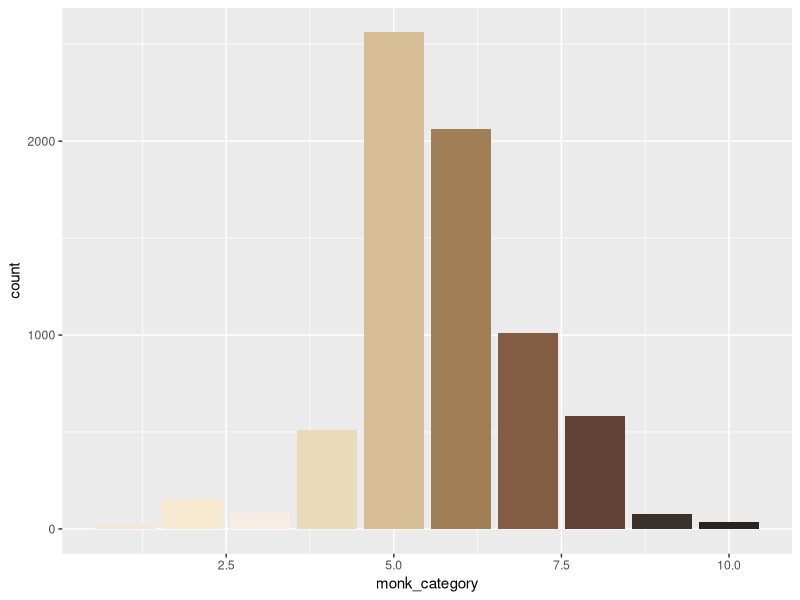
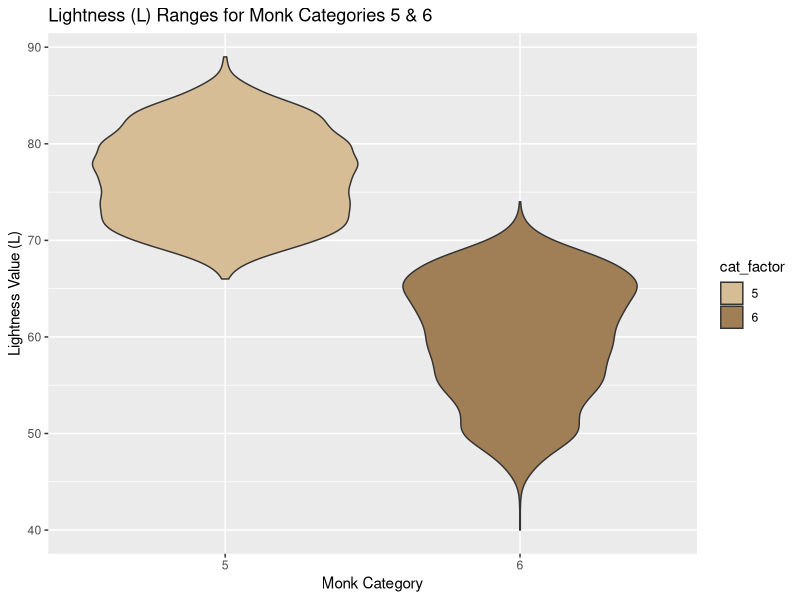
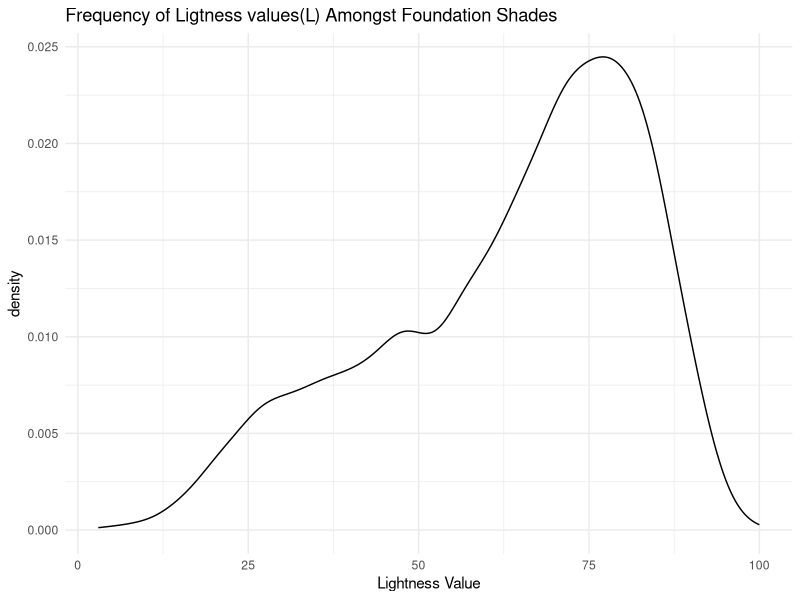
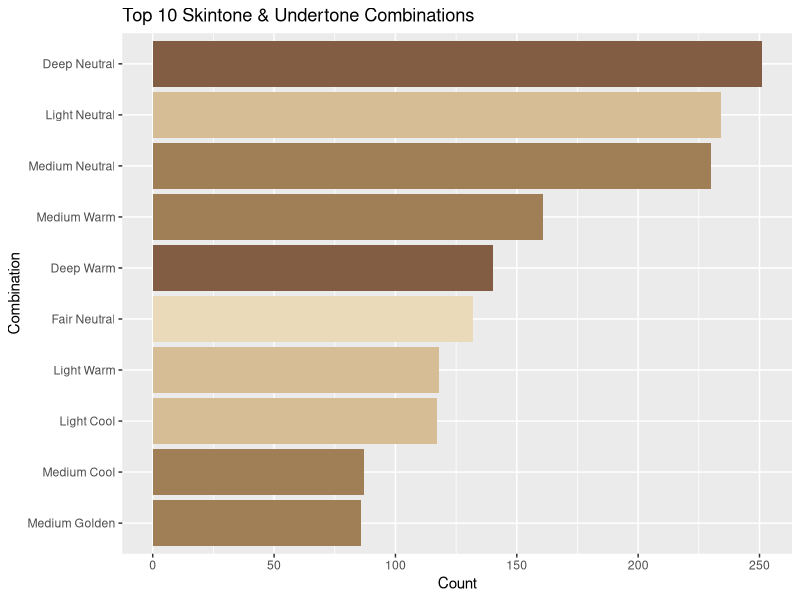
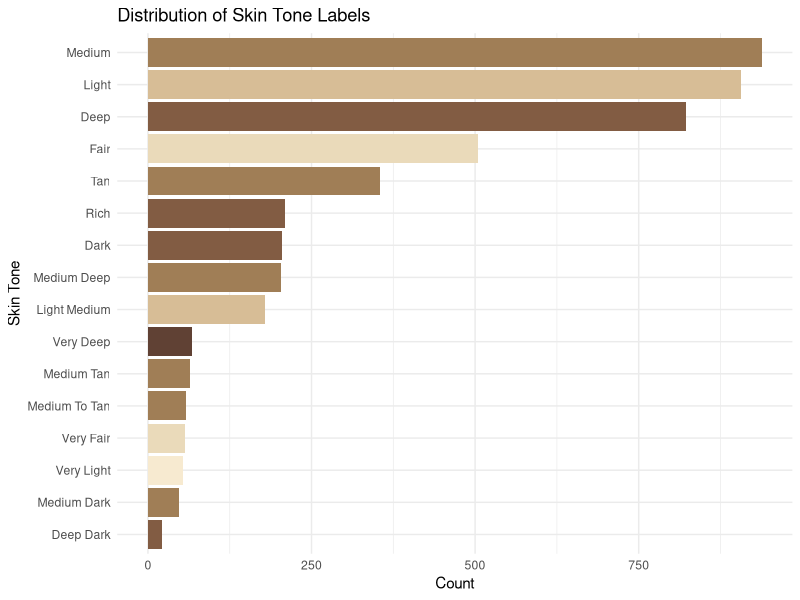
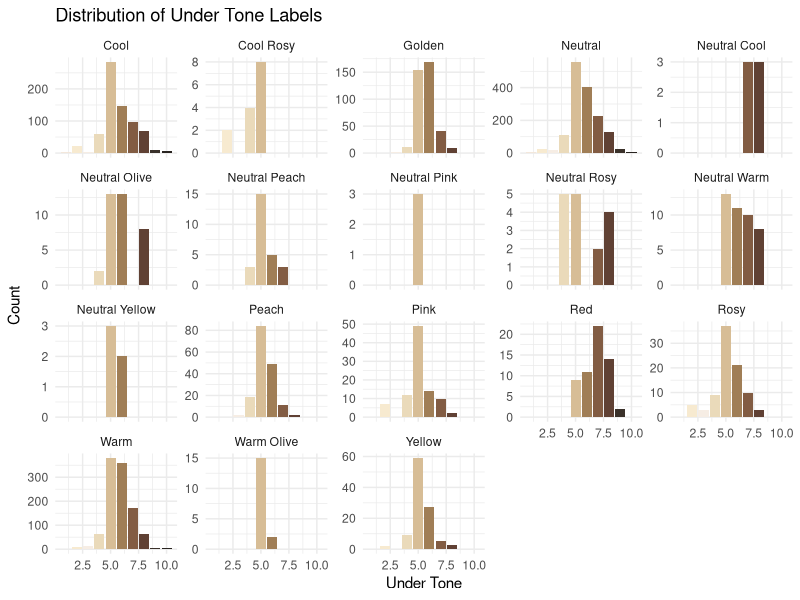
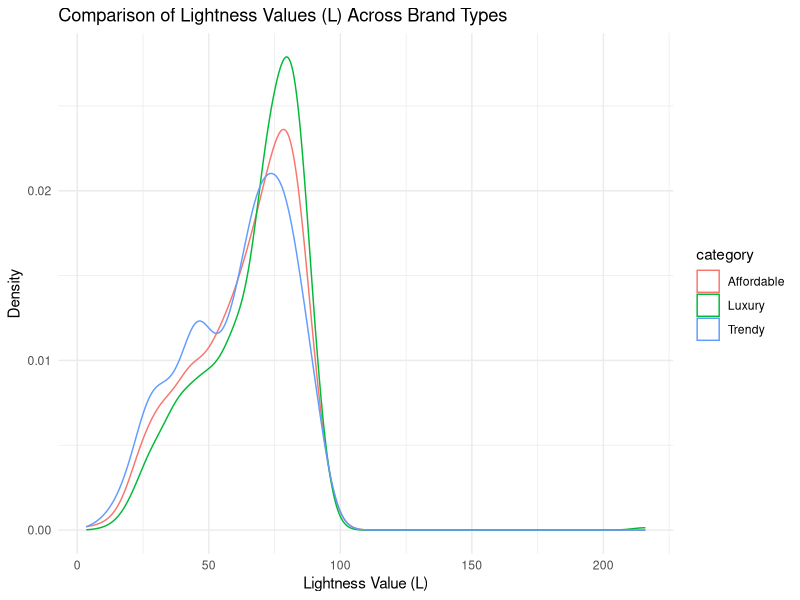
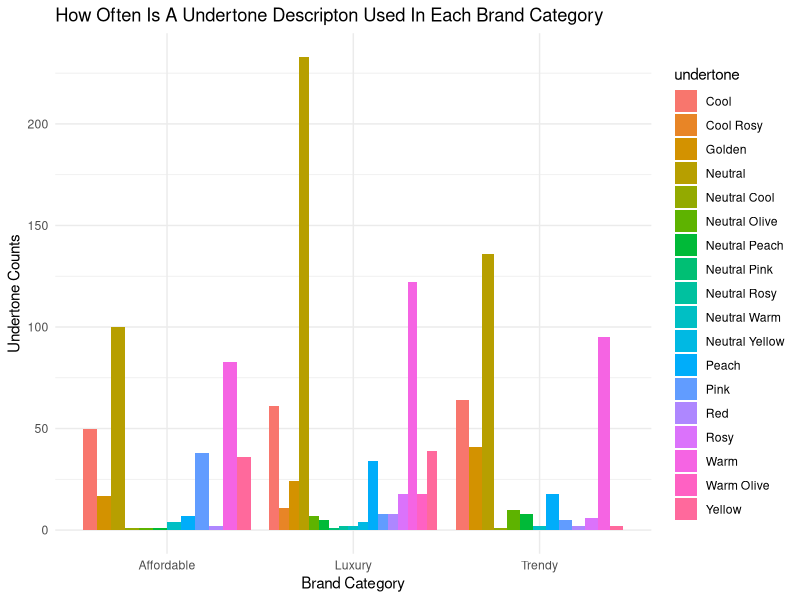

Generate these figures, in order, with R:
## ---- chunk 1
knitr::opts_chunk$set(echo = TRUE)
library(tidyverse)
## ---- chunk 2
shades<- read.csv('shades.csv')
glimpse(shades)
## ---- chunk 3
regex1 <- "^(\\S+)\\s+(?:-\\s+)?(.+)$" # regex to extract the first part of shade name
regex2 <- "^([A-Z0-9]+?)([A-Z][a-z]+|[A-Z]{2,})$" #extracts the second part of shade name

undertone_pattern <- "(?i)(neutral pink| neutral cool|neutral rosy|neutral peach|neutral warm|neutral yellow|
olive|peach|warm|neutral|cool|pink|rosy|yellow|golden|red)" #maapping for undertones

skintone_pattern <- "(?i)(deep dark|medium to tan|very light|very deep|medium rich|medium tan|
                    medium light|medium deep|medium dark| light deep|light medium|very fair|fair|medium|light|tan |rich|deep|dark|deep|deep )" #mapping for skintones

# extracting string groups for shade names .
extracted1 <- str_match(shades$shade_name, regex1)
extracted2 <- str_match(shades$shade_name, regex2)

# Adding new columns and saving to new csv file
shades_separated <- shades %>%
  mutate(skintone = str_to_title(str_extract(shade_name, skintone_pattern)),
         undertone = str_to_title(str_extract(shade_name, undertone_pattern)),
         shade_specific_raw = coalesce(extracted1[, 2], extracted2[, 2], shade_name),
         shade_name_only = str_to_title(coalesce(extracted1[, 3], extracted2[, 3])),
         shade_specific = if_else(str_detect(shade_specific_raw, "\\d"), # assins NA to non Alphanumeric values in shade specfic by using the shade_specific_raw column
                                  shade_specific_raw,
                                  NA_character_)
  )
#write_csv(shades_separated, "shades_final.csv")
## ---- chunk 4
shades <- read_csv('shades_final.csv')
cielab <- read_csv('cielab.csv')
products <- read_csv('products.csv')
brands <- read_csv('brands.csv')

#joining to make unified table

shades <- shades %>% left_join(cielab,"shade_id")
shades<- shades %>% left_join(products,"product_id")
shades <- shades %>% left_join(brands, 'brand_id') %>% select(brand_name,shade_name,product_id,name,skintone,undertone,monk_category,L)
shades
## ---- chunk 5
shades <- shades %>%
  mutate(
    hex_color = case_when(
      monk_category == 1  ~ "#f6ede4",
      monk_category == 2  ~ "#f3e7db",
      monk_category == 3  ~ "#f7ead0",
      monk_category == 4  ~ "#eadaba",
      monk_category == 5  ~ "#d7bd96",
      monk_category == 6  ~ "#a07e56",
      monk_category == 7  ~ "#825c43",
      monk_category == 8  ~ "#604134",
      monk_category == 9  ~ "#3a312a",
      monk_category == 10 ~ "#292420"
    )
  )
monk_palette <- c(
  "#f6ede4", "#f3e7db", "#f7ead0", "#eadaba", "#d7bd96",
  "#a07e56", "#825c43", "#604134", "#3a312a", "#292420")

two <- shades %>% distinct(brand_name,shade_name,.keep_all = T)
two_counts <-shades %>%  distinct(brand_name,shade_name,.keep_all = T) %>% summarise(count=n(),.by=brand_name)
two %>% ggplot(aes(x=monk_category, fill=hex_color)) + geom_bar(show.legend = F) + scale_fill_manual(values = monk_palette[10:1])
as_tibble(two_counts)
## ---- chunk 6
shades %>%
  filter(monk_category %in% c(5, 6)) %>%
  distinct(brand_name, shade_name, .keep_all = TRUE) %>%
  mutate(cat_factor = factor(monk_category),
         L=round(L)) %>%filter(L < 200) %>% #filtering bc the highest possible lightness can be is 100
  ggplot(aes(x = cat_factor, y = L, fill = cat_factor)) + geom_violin() +
        scale_fill_manual(values = c(monk_palette[5], monk_palette[6])) +
        labs(title = "Lightness (L) Ranges for Monk Categories 5 & 6",
       x = "Monk Category",
       y = "Lightness Value (L)")
## ---- chunk 7
shades %>% mutate(L=round(L)) %>%
        filter((L<200)) %>%
        ggplot(aes(L)) +
        geom_density() + labs(title = 'Frequency of Ligtness values(L) Amongst Foundation Shades',x='Lightness Value') + theme_minimal()


## ---- chunk 8
skin_undertone <- shades %>%
  filter(!is.na(skintone), !is.na(undertone)) %>%
  summarise(count = n(),
            avg_monk = round(mean(monk_category, na.rm = TRUE)),
            .by = c(skintone, undertone)) %>%
        slice_max(count, n = 10) %>%
        mutate(combo_label = paste(skintone, undertone),
    fill_color = monk_palette[avg_monk]
  )

skin_undertone %>%  ggplot(aes(x = reorder(combo_label, count), y = count, fill =fill_color )) +
  geom_col() + coord_flip() + scale_fill_identity() +
  labs(title = "Top 10 Skintone & Undertone Combinations",
       x = "Combination",
       y = "Count")

## ---- chunk 9
shades %>% mutate(skintone,undertone)

## ---- chunk 10

skin_explore2 <- shades %>% filter(!is.na(skintone)) %>%
        summarise(count = n(), avg_monk = round(mean(monk_category)),
                  color=monk_palette[avg_monk],.by=skintone) %>%
        filter(count > 10 ) %>%
        ggplot(aes(reorder(x=skintone,count),count,fill=color))+
        geom_col()+ scale_fill_identity()+
        labs(title = 'Distribution of Skin Tone Labels', x='Skin Tone',y='Count') +
        coord_flip() + theme_minimal()


skin_explore2


## ---- chunk 11
shades %>% mutate(L=round(L)) %>% filter(!is.na(undertone)) %>%
  group_by(undertone,monk_category,hex_color) %>%
  summarise(count = n())%>% filter(count > 1) %>%
  ggplot(aes(x=monk_category,count,fill=hex_color))+
  geom_col(show.legend = F) + facet_wrap(~undertone,scales='free_y')+
  labs(title = 'Distribution of Under Tone Labels', x='Under Tone',y='Count') +scale_fill_manual(values = monk_palette[10:1]) + theme_minimal()
## ---- chunk 12
luxury_brands <- 'Armani Beauty,|DIOR|Hourglass|NATASHA DENONA|PAT McGRATH LABS'
lux_shades<- shades %>% filter(str_detect(brand_name,luxury_brands)) %>% mutate(category = "Luxury")

pop_brands <- 'Danessa Myricks Beauty|HAUS LABS BY LADY GAGA|MAKEUP BY MARIO|Rare Beauty by Selena Gomez|Huda Beauty'
pop_shades<- shades %>% filter(str_detect(brand_name,pop_brands)) %>% mutate(category = "Trendy")

afford_brands <-'e.l.f. Cosmetics|Revlon|NYX Professional Makeup|Maybelline|SEPHORA COLLECTION'
top_shades<- shades %>% filter(str_detect(brand_name, afford_brands)) %>% mutate(category = "Affordable")

categorized_brands <- bind_rows(lux_shades, pop_shades, top_shades)
## ---- chunk 13
#lux_shades %>% ggplot(aes(L)) + geom_density() + labs(title = 'Frequency of Ligtness values(L) in Luxury Brand Foundation Shades ',
                                                       #x='Lightness Value') + theme_minimal()
#pop_shades %>% ggplot(aes(L)) + geom_density() + labs(title = 'Frequency of Ligtness values(L) in Trendy Brand Foundation Shades ',
                                                       #x='Lightness Value')+ theme_minimal()
#top_shades %>% ggplot(aes(L)) + geom_density() + labs(title = 'Frequency of Ligtness values(L) in Affordable Brand Foundation Shades ',
                                                       #x='Lightness Value') + theme_minimal()

ggplot(categorized_brands, aes(x = L, color = category)) +
  geom_density(alpha = 0.4) + # 'alpha' makes it transparent so you can see overlaps
  labs(title = "Comparison of Lightness Values (L) Across Brand Types",
       x = "Lightness Value (L)",
       y = "Density",
       fill = "Brand Type") +theme_minimal()

## ---- chunk 14
categorized_brands %>% filter(!is.na(undertone)) %>% group_by(category) %>%
 ggplot(aes(category,fill=undertone))+geom_bar(position = 'dodge') + theme_minimal() +
labs(title = str_to_title('How often is a Undertone descripton used in each brand category'),x='Brand Category',y='Undertone Counts')


print(categorized_brands %>% filter(!is.na(undertone)) %>% summarise(n(),.by=(category)))
## ---- chunk 15
categorized_brands %>% filter(!is.na(skintone)) %>%group_by(category) %>%
        ggplot(aes(category,fill=skintone))+geom_bar(position = 'dodge') + labs(title = "Frequency of Skin Tone Variety
        by Brand Category",y="Count",x='Brand Category' ) + theme_minimal()

print(categorized_brands %>% filter(!is.na(skintone)) %>% summarise(n(),.by = category))
## ---- chunk 16
categorized_brands %>% filter(skintone =='Deep') %>% summarise(count = n(),.by = undertone) %>%
        top_n(5) %>% ggplot(aes(reorder(x=undertone,count),count)) + geom_col(fill='#a07e56') + labs(title = 'Top 5 Undertones in Deep Skin Category',x ='Undertone') + theme_minimal()

## ---- chunk 17
ls1<-lux_shades %>% ggplot(aes(x = monk_category, fill = hex_color)) +
  geom_bar() +
  facet_wrap(~ brand_name, scales = "free_y") +
  scale_fill_identity() +
  labs(
    title = "Monk Skin Tone Category Distribution In Luxury Cosmetic Brands",
    x = "Monk Category",
    y = "Shade Count"
  )+theme_minimal()
ps1<- pop_shades %>% ggplot(aes(x = monk_category, fill = hex_color)) +
  geom_bar() +
  facet_wrap(~ brand_name, scales = "free_y") +
  scale_fill_identity() +
  labs(
    title = "Monk Skin Tone Category Distribution In Trending Cosmetic Brands",
    x = "Monk Category",
    y = "Shade Count"
  )+theme_minimal()
ts1<-top_shades %>% ggplot(aes(x = monk_category, fill = hex_color)) +
  geom_bar() +
  facet_wrap(~ brand_name, scales = "free_y") +
  scale_fill_identity() +
  labs(
    title = "Monk Skin Tone Category Distribution In Affordable Cosmetic Brands",
    x = "Monk Category",
    y = "Shade Count"
  )+theme_minimal()
ls1
ps1
ts1
